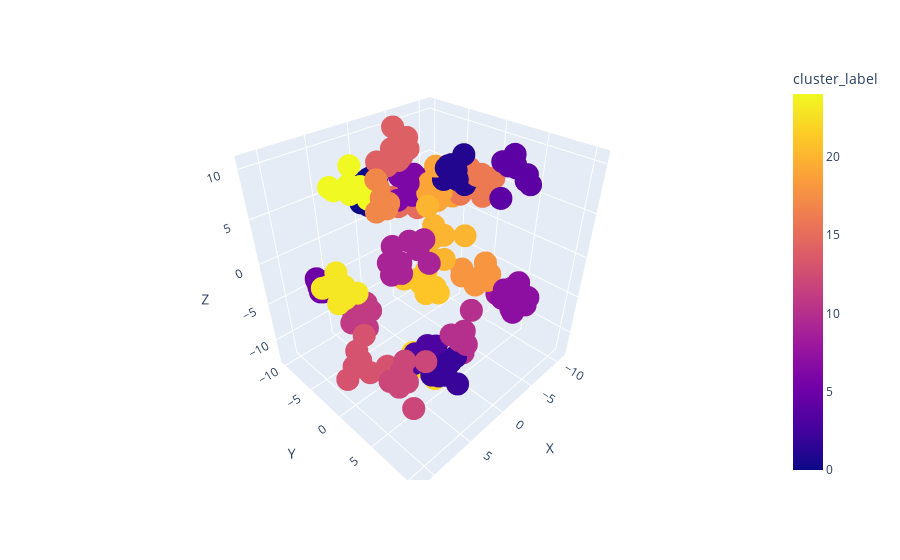

This figure's notebook cell:
### Code cell
import plotly.express as px
fig = px.scatter_3d(df, x=df['X'], y=df['Y'], z=df['Z'],
              color=df['cluster_label'])
fig.show()

### Figure 1 — Plotly figure (JSON) as saved in the notebook; plotly's stock layout.template omitted (floating-point values rounded to 4 significant figures; data arrays with more than 128 entries replaced by an {"elided": "..."} marker saying what was removed)
{"data": [{"hovertemplate": "X=%{x}<br>Y=%{y}<br>Z=%{z}<br>cluster_label=%{marker.color}<extra></extra>", "legendgroup": "", "marker": {"color": {"elided": "206 int values"}, "coloraxis": "coloraxis", "symbol": "circle"}, "mode": "markers", "name": "", "scene": "scene", "showlegend": false, "type": "scatter3d", "x": {"elided": "206 float values"}, "y": {"elided": "206 float values"}, "z": {"elided": "206 float values"}}], "layout": {"coloraxis": {"colorbar": {"title": {"text": "cluster_label"}}, "colorscale": [[0, "#0d0887"], [0.1111, "#46039f"], [0.2222, "#7201a8"], [0.3333, "#9c179e"], [0.4444, "#bd3786"], [0.5556, "#d8576b"], [0.6667, "#ed7953"], [0.7778, "#fb9f3a"], [0.8889, "#fdca26"], [1, "#f0f921"]]}, "legend": {"tracegroupgap": 0}, "margin": {"t": 60}, "scene": {"domain": {"x": [0, 1], "y": [0, 1]}, "xaxis": {"title": {"text": "X"}}, "yaxis": {"title": {"text": "Y"}}, "zaxis": {"title": {"text": "Z"}}}}}
